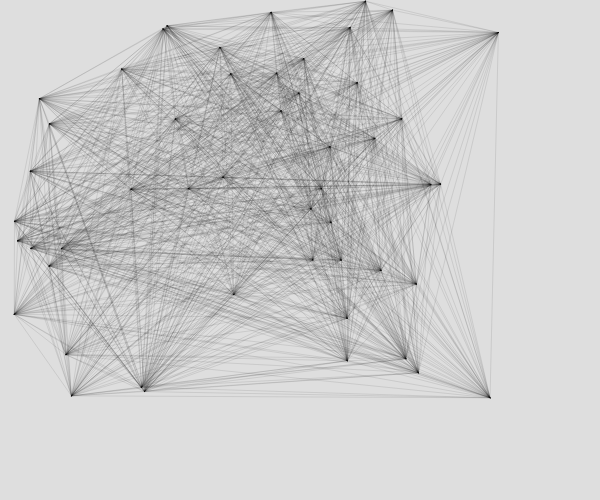
Frame 1 (no input)
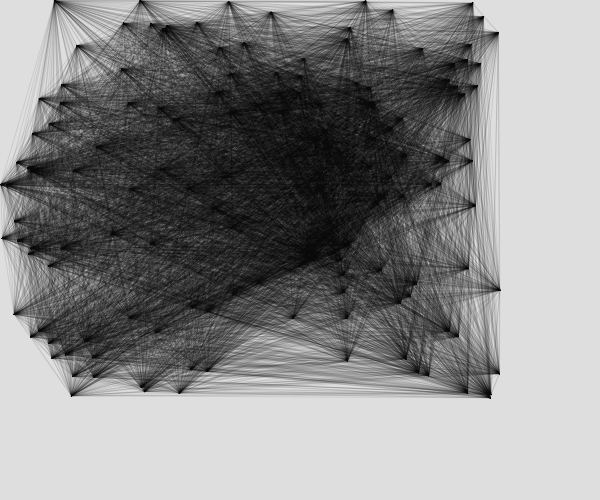
Frame 2 (the mouse pressed at the canvas centre, redrawn once)

The p5.js sketch that drew these frames (run headless with seeded random() and noise() and a simulated clock; the mouse was pressed at the canvas centre and the sketch redrawn once):

// p5.js sketch
// ── sketch.js
let p = [];
let q, i

function setup() {
  
  createCanvas(600,500);
  background(222)

}

function draw() {
  loop()

 stroke(11);
  strokeWeight(0.1);
 for (var b = 0; b < 50; b++) {
lineas()

}

}
function lineas() {
  
  let q = random(width - 100)
  let m = random(height - 100)
 append(p, [q, m]);
  //
  for (var i = 0; i <= p.length-1; i+=1) {
    line(
    p[p.length-1][0], // x1
    p[p.length-1][1], // y1
    p[i][0], // x2
    p[i][1] // y2
    );
          noLoop()
  }
}
